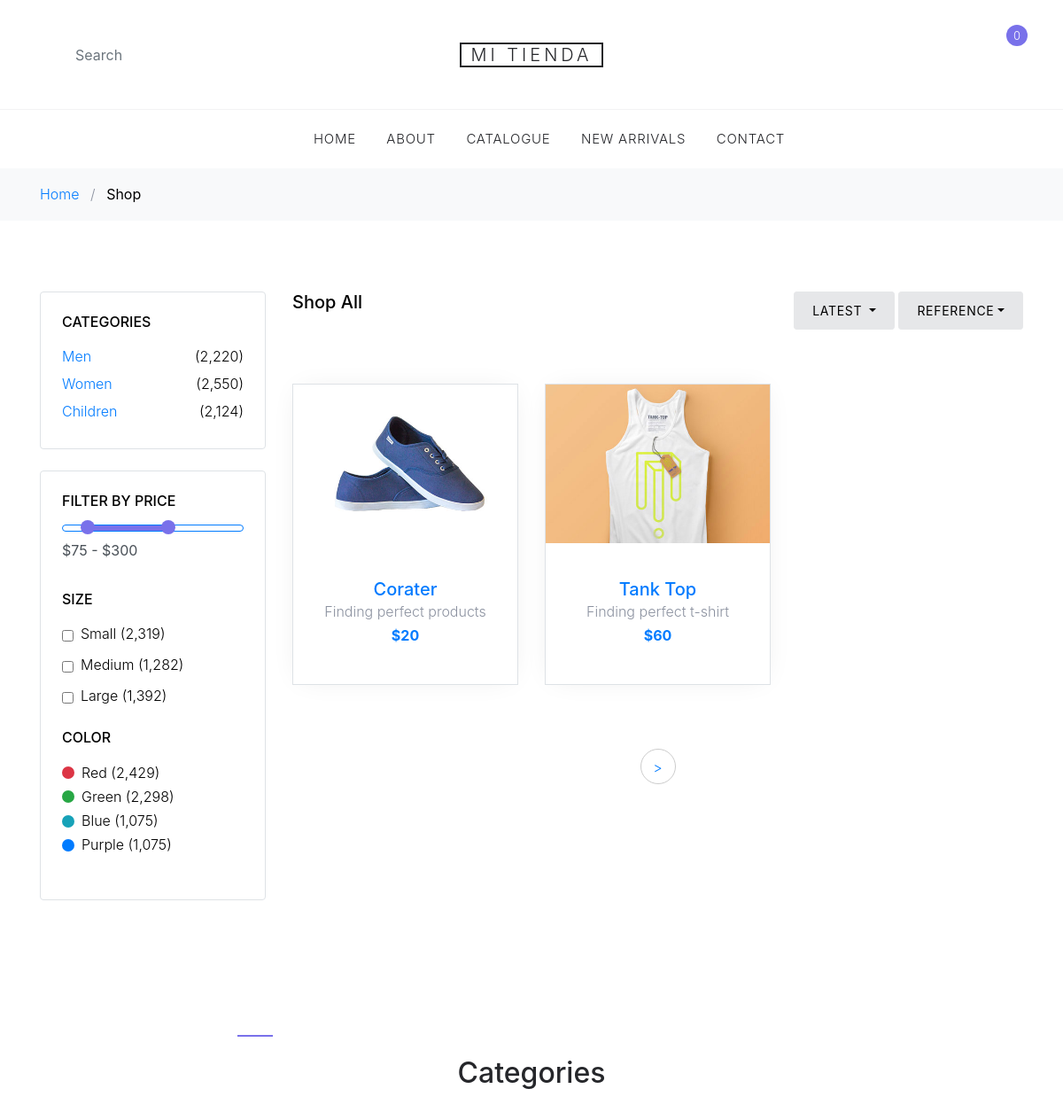
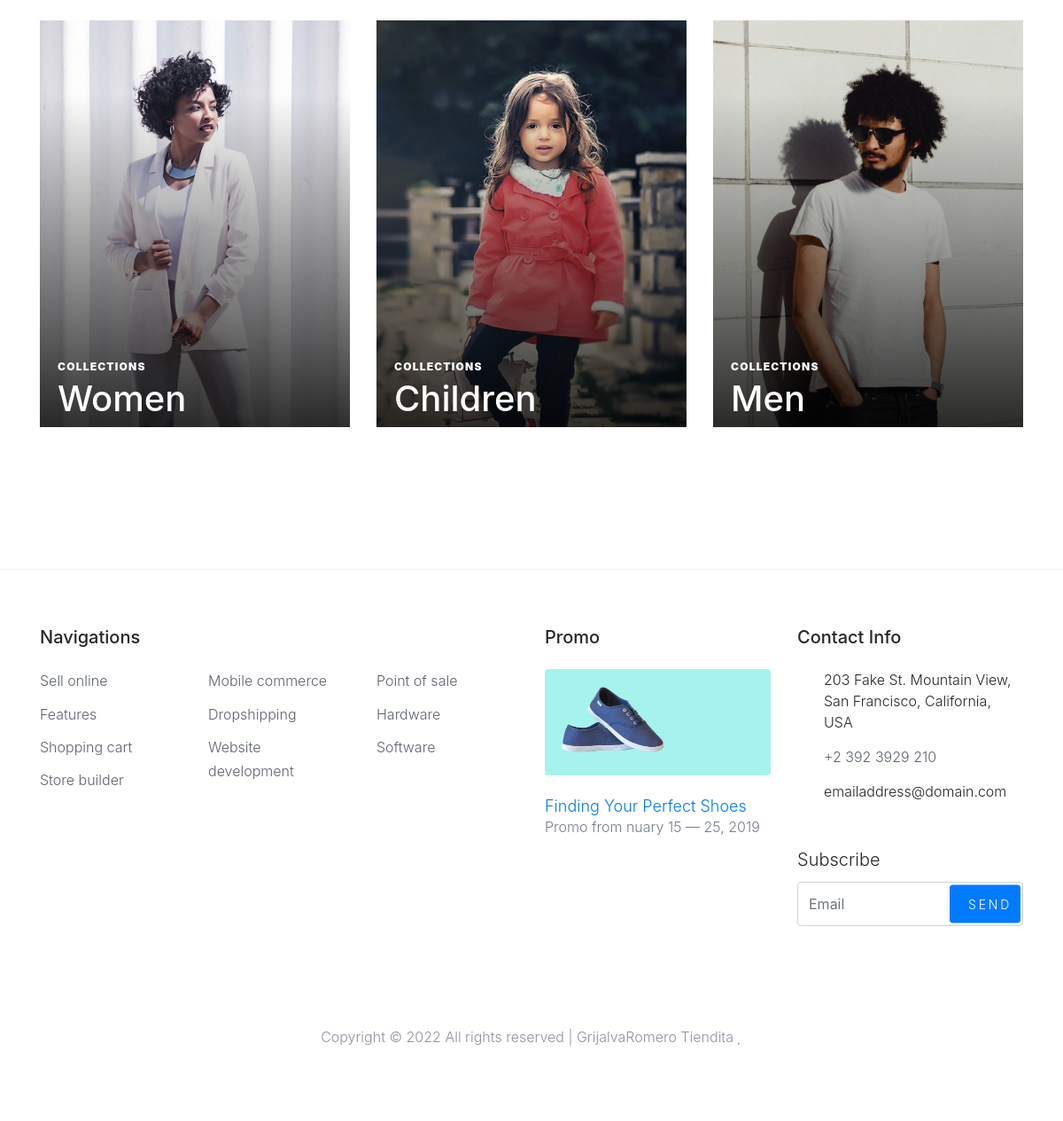
/Carrito/index.php, run on the app's committed database (2 pictures, top to bottom).
### tables this page shows
CREATE TABLE `productos` (
  `id` int NOT NULL,
  `nombre` varchar(300) NOT NULL,
  `descripcion` text NOT NULL,
  `precio` double NOT NULL,
  `imagen` varchar(200) NOT NULL,
  `inventario` int NOT NULL,
  `id_categoria` int NOT NULL,
  `talla` varchar(100) NOT NULL,
  `color` varchar(100) NOT NULL
);

### Carrito/index.php (the view, shortened to what this page needs)
<!DOCTYPE html>
<html lang="en">
  <head>
    <link rel="stylesheet" href="fonts/icomoon/style.css">
    <link rel="stylesheet" href="css/bootstrap.min.css">
    <link rel="stylesheet" href="css/magnific-popup.css">
    <link rel="stylesheet" href="css/jquery-ui.css">
    <link rel="stylesheet" href="css/owl.carousel.min.css">
    <link rel="stylesheet" href="css/owl.theme.default.min.css">
    <link rel="stylesheet" href="css/aos.css">
    <link rel="stylesheet" href="css/style.css">
  </head>
  <body>
  <div class="site-wrap">
    <?php include("./layouts/header.php"); ?>
    <div class="site-section">
      <div class="container">
        <div class="row mb-5">
          <div class="col-md-9 order-2">
            <div class="row">
              <div class="col-md-12 mb-5">
                <div class="float-md-left mb-4"><h2 class="text-black h5">Shop All</h2></div>
                <div class="d-flex">
                  <div class="dropdown mr-1 ml-md-auto">
                    <button type="button" class="btn btn-secondary btn-sm dropdown-toggle" id="dropdownMenuOffset" data-toggle="dropdown" aria-haspopup="true" aria-expanded="false">
                      Latest
                    </button>
                  </div>
                  <div class="btn-group">
                    <button type="button" class="btn btn-secondary btn-sm dropdown-toggle" id="dropdownMenuReference" data-toggle="dropdown">Reference</button>
                  </div>
                </div>
              </div>
            </div>
            <div class="row mb-5">
              <?php
                include('./php/conexion.php');
                $limite = 10;
                $totalQuery = $conexion->query('select count(*) from productos')or die($conexion->error);
                $totalProductos = mysqli_fetch_row($totalQuery);
                $totalBotones = round($totalProductos[0] / $limite);
                if (isset($_GET['limite'])) {
                  $resultado = $conexion -> query("select * from productos where inventario > 0 order by id DESC limit ".$_GET['limite'].",".$limite)or die($conexion-> error);
                }else {
                  $resultado = $conexion -> query("select * from productos where inventario > 0 order by id DESC limit ".$limite)or die($conexion-> error);
                }
                while ($fila = mysqli_fetch_array($resultado)){
              ?>
              <div class="col-sm-6 col-lg-4 mb-4" data-aos="fade-up">
                <div class="block-4 text-center border">
                  <figure class="block-4-image">
                    <a href="shop-single.php?id=<?php echo $fila['id'];?>">
                    <img src="images/<?php echo $fila['imagen'];?>" alt="<?php echo $fila['nombre'];?>" class="img-fluid"></a>
                  </figure>
                  <div class="block-4-text p-4">
                    <h3><a href="shop-single.php?id=<?php echo $fila['id'];?>"><?php echo $fila['nombre'];?></a></h3>
                    <p class="mb-0"><?php echo $fila['descripcion'];?></p>
                    <p class="text-primary font-weight-bold">$<?php echo $fila['precio'];?></p>
                  </div>
                </div>
              </div>
            <?php } ?>
            </div>
            <div class="row" data-aos="fade-up">
              <div class="col-md-12 text-center">
                <div class="site-block-27">
                  <ul>
                    <?php
                      if (isset($_GET['limite'])) {
                        if ($_GET['limite']+10 < $totalBotones*10) {
                          echo '<li><a href="index.php?limite='.($_GET['limite']+10).'">&gt;</a></li>';
                        }
                      }else{
                        echo '<li><a href="index.php?limite=10">&gt;</a></li>';
                      }
                    ?>
                  </ul>
                </div>
              </div>
            </div>
          </div>
          <div class="col-md-3 order-1 mb-5 mb-md-0">
            <div class="border p-4 rounded mb-4">
              <h3 class="mb-3 h6 text-uppercase text-black d-block">Categories</h3>
              <ul class="list-unstyled mb-0">
                <li class="mb-1"><a href="#" class="d-flex"><span>Men</span> <span class="text-black ml-auto">(2,220)</span></a></li>
                <li class="mb-1"><a href="#" class="d-flex"><span>Women</span> <span class="text-black ml-auto">(2,550)</span></a></li>
                <li class="mb-1"><a href="#" class="d-flex"><span>Children</span> <span class="text-black ml-auto">(2,124)</span></a></li>
              </ul>
            </div>
            <div class="border p-4 rounded mb-4">
              <div class="mb-4">
                <h3 class="mb-3 h6 text-uppercase text-black d-block">Filter by Price</h3>
                <div id="slider-range" class="border-primary"></div>
                <input type="text" name="text" id="amount" class="form-control border-0 pl-0 bg-white" disabled="" />
              </div>
              <div class="mb-4">
                <h3 class="mb-3 h6 text-uppercase text-black d-block">Size</h3>
                <label for="s_sm" class="d-flex">
                  <input type="checkbox" id="s_sm" class="mr-2 mt-1"> <span class="text-black">Small (2,319)</span>
                </label>
                <label for="s_md" class="d-flex">
                  <input type="checkbox" id="s_md" class="mr-2 mt-1"> <span class="text-black">Medium (1,282)</span>
                </label>
                <label for="s_lg" class="d-flex">
                  <input type="checkbox" id="s_lg" class="mr-2 mt-1"> <span class="text-black">Large (1,392)</span>
                </label>
              </div>
              <div class="mb-4">
                <h3 class="mb-3 h6 text-uppercase text-black d-block">Color</h3>
                <a href="#" class="d-flex color-item align-items-center" >
                  <span class="bg-danger color d-inline-block rounded-circle mr-2"></span> <span class="text-black">Red (2,429)</span>
                </a>
                <a href="#" class="d-flex color-item align-items-center" >
                  <span class="bg-success color d-inline-block rounded-circle mr-2"></span> <span class="text-black">Green (2,298)</span>
                </a>
                <a href="#" class="d-flex color-item align-items-center" >
                  <span class="bg-info color d-inline-block rounded-circle mr-2"></span> <span class="text-black">Blue (1,075)</span>
                </a>
                <a href="#" class="d-flex color-item align-items-center" >
                  <span class="bg-primary color d-inline-block rounded-circle mr-2"></span> <span class="text-black">Purple (1,075)</span>
                </a>
              </div>
            </div>
          </div>
        </div>
        <div class="row">
          <div class="col-md-12">
            <div class="site-section site-blocks-2">
                <div class="row justify-content-center text-center mb-5">
                  <div class="col-md-7 site-section-heading pt-4">
                    <h2>Categories</h2>
                  </div>
                </div>
                <div class="row">
                  <div class="col-sm-6 col-md-6 col-lg-4 mb-4 mb-lg-0" data-aos="fade" data-aos-delay="">
                    <a class="block-2-item" href="#">
                      <figure class="image">
                        <img src="images/women.jpg" alt="" class="img-fluid">
                      </figure>
                      <div class="text">
                        <span class="text-uppercase">Collections</span>
                        <h3>Women</h3>
                      </div>
                    </a>
                  </div>
                  <div class="col-sm-6 col-md-6 col-lg-4 mb-5 mb-lg-0" data-aos="fade" data-aos-delay="100">
                    <a class="block-2-item" href="#">
                      <figure class="image">
                        <img src="images/children.jpg" alt="" class="img-fluid">
                      </figure>
                      <div class="text">
                        <span class="text-uppercase">Collections</span>
                        <h3>Children</h3>
                      </div>
                    </a>
                  </div>
                  <div class="col-sm-6 col-md-6 col-lg-4 mb-5 mb-lg-0" data-aos="fade" data-aos-delay="200">
                    <a class="block-2-item" href="#">
                      <figure class="image">
                        <img src="images/men.jpg" alt="" class="img-fluid">
                      </figure>
                      <div class="text">
                        <span class="text-uppercase">Collections</span>
                        <h3>Men</h3>
                      </div>
                    </a>
                  </div>
                </div>
            </div>
          </div>
        </div>
      </div>
    </div>
    <?php include("./layouts/footer.php"); ?>
  </div>
  </body>
</html>

### Carrito/css/style.css (style rules this page uses)
body { line-height: 1.7; color: #8c92a0; font-weight: 300; font-size: 16px; }
a { -webkit-transition: .3s all ease; -o-transition: .3s all ease; transition: .3s all ease; }
.text-black { color: #000; }
.site-wrap:before { -webkit-transition: .3s all ease-in-out; -o-transition: .3s all ease-in-out; transition: .3s all ease-in-out; background: rgba(0, 0, 0, 0.6); content: ""; position: absolute; z-index: 2000; top: 0; left: 0; right: 0; bottom: 0; opacity: 0; visibility: hidden; }
.btn { text-transform: uppercase; position: relative; -webkit-transition: 0.2s all ease-in-out !important; -o-transition: 0.2s all ease-in-out !important; transition: 0.2s all ease-in-out !important; top: 0; letter-spacing: .05em; }
.btn.btn-secondary { background-color: #e6e7e9; border-color: #e6e7e9; color: #000; }
.btn.btn-sm { font-size: 14px !important; padding: 10px 20px !important; }
.form-control { height: 43px; }
.site-section { padding: 2.5em 0; }
@media (min-width: 768px) { .site-section { padding: 5em 0; } }
.site-section-heading { font-size: 30px; color: #25262a; position: relative; }
.site-section-heading:before { content: ""; left: 0%; top: 0; position: absolute; width: 40px; height: 2px; background: #7971ea; }
.site-blocks-2 .block-2-item { display: block; position: relative; }
.site-blocks-2 .block-2-item:before { z-index: 1; content: ''; position: absolute; top: 0; right: 0; bottom: 0; left: 0; background: -moz-linear-gradient(top, transparent 0%, transparent 18%, rgba(0, 0, 0, 0.8) 99%, rgba(0, 0, 0, 0.8) 100%); background: -webkit-linear-gradient(top, transparent 0%, transparent 18%, rgba(0, 0, 0, 0.8) 99%, rgba(0, 0, 0, 0.8) 100%); background: -webkit-gradient(linear, left top, left bottom, from(transparent), color-stop(18%, transparent), color-stop(99%, rgba(0, 0, 0, 0.8)), to(rgba(0, 0, 0, 0.8))); background: -o-linear-gradient(top, transparent 0%, transparent 18%, rgba(0, 0, 0, 0.8) 99%, rgba(0, 0, 0, 0.8) 100%); background: linear-gradient(to bottom, transparent 0%, transparent 18%, rgba(0, 0, 0, 0.8) 99%, rgba(0, 0, 0, 0.8) 100%); filter: progid:DXImageTransform.Microsoft.gradient( startColorstr='#00000000', endColorstr='#cc000000',GradientType=0 ); }
.site-blocks-2 .block-2-item .image { position: relative; margin-bottom: 0; overflow: hidden; }
.site-blocks-2 .block-2-item .image img { margin-bottom: 0; -webkit-transition: .3s all ease-in-out; -o-transition: .3s all ease-in-out; transition: .3s all ease-in-out; }
.site-blocks-2 .block-2-item .text { z-index: 2; bottom: 0; padding-left: 20px; position: absolute; width: 100%; }
.site-blocks-2 .block-2-item .text > span, .site-blocks-2 .block-2-item .text h3 { color: #fff; }
.site-blocks-2 .block-2-item .text > span { font-size: 12px; letter-spacing: .1em; font-weight: 900; }
.site-blocks-2 .block-2-item .text h3 { font-size: 40px; }
.block-4 { -webkit-box-shadow: 0 0 30px -10px rgba(0, 0, 0, 0.1); box-shadow: 0 0 30px -10px rgba(0, 0, 0, 0.1); background: #fff; }
.block-4 .block-4-text h3 { font-size: 20px; margin-bottom: 0; }
.block-4 .block-4-text h3 a { text-decoration: none; }
.site-block-27 ul, .site-block-27 ul li { padding: 0; margin: 0; }
.site-block-27 ul li { display: inline-block; margin-bottom: 4px; }
.site-block-27 ul li a, .site-block-27 ul li span { text-align: center; display: inline-block; width: 40px; height: 40px; line-height: 40px; border-radius: 50%; border: 1px solid #ccc; }
#slider-range { height: 8px; }
.color-item .color { width: 14px; height: 14px; }

### data on the page
productos: imagen (picture), nombre "Corater", descripcion "Finding perfect products", precio "20"
productos: imagen (picture), nombre "Tank Top", descripcion "Finding perfect t-shirt", precio "60"
